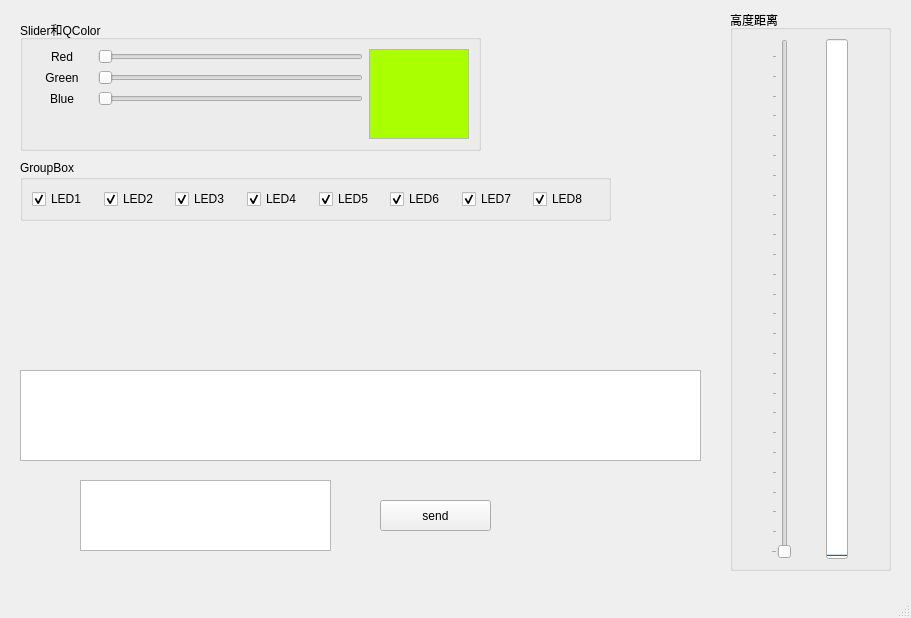
<?xml version="1.0" encoding="UTF-8"?>
<ui version="4.0">
 <class>MainWindow</class>
 <widget class="QMainWindow" name="MainWindow">
  <property name="geometry">
   <rect>
    <x>0</x>
    <y>0</y>
    <width>911</width>
    <height>618</height>
   </rect>
  </property>
  <property name="windowTitle">
   <string>MainWindow</string>
  </property>
  <widget class="QWidget" name="centralwidget">
   <widget class="QTextEdit" name="m_textEdit">
    <property name="geometry">
     <rect>
      <x>20</x>
      <y>370</y>
      <width>681</width>
      <height>91</height>
     </rect>
    </property>
   </widget>
   <widget class="QPushButton" name="m_sendButton">
    <property name="geometry">
     <rect>
      <x>380</x>
      <y>500</y>
      <width>111</width>
      <height>31</height>
     </rect>
    </property>
    <property name="text">
     <string>send</string>
    </property>
   </widget>
   <widget class="QTextEdit" name="m_outputEdit">
    <property name="geometry">
     <rect>
      <x>80</x>
      <y>480</y>
      <width>251</width>
      <height>71</height>
     </rect>
    </property>
   </widget>
   <widget class="QGroupBox" name="groupBox_2">
    <property name="geometry">
     <rect>
      <x>20</x>
      <y>20</y>
      <width>461</width>
      <height>131</height>
     </rect>
    </property>
    <property name="title">
     <string>Slider和QColor</string>
    </property>
    <layout class="QGridLayout" name="gridLayout_2">
     <item row="0" column="1">
      <widget class="QSlider" name="SliderRed">
       <property name="maximum">
        <number>255</number>
       </property>
       <property name="value">
        <number>0</number>
       </property>
       <property name="tracking">
        <bool>true</bool>
       </property>
       <property name="orientation">
        <enum>Qt::Horizontal</enum>
       </property>
       <property name="invertedAppearance">
        <bool>false</bool>
       </property>
       <property name="invertedControls">
        <bool>false</bool>
       </property>
       <property name="tickPosition">
        <enum>QSlider::NoTicks</enum>
       </property>
       <property name="tickInterval">
        <number>0</number>
       </property>
      </widget>
     </item>
     <item row="1" column="0">
      <widget class="QLabel" name="label_2">
       <property name="text">
        <string>Green</string>
       </property>
       <property name="alignment">
        <set>Qt::AlignCenter</set>
       </property>
      </widget>
     </item>
     <item row="2" column="1">
      <widget class="QSlider" name="SliderBlue">
       <property name="maximum">
        <number>255</number>
       </property>
       <property name="orientation">
        <enum>Qt::Horizontal</enum>
       </property>
      </widget>
     </item>
     <item row="2" column="0">
      <widget class="QLabel" name="label_3">
       <property name="text">
        <string>Blue</string>
       </property>
       <property name="alignment">
        <set>Qt::AlignCenter</set>
       </property>
      </widget>
     </item>
     <item row="0" column="0">
      <widget class="QLabel" name="label">
       <property name="minimumSize">
        <size>
         <width>60</width>
         <height>0</height>
        </size>
       </property>
       <property name="text">
        <string>Red</string>
       </property>
       <property name="alignment">
        <set>Qt::AlignCenter</set>
       </property>
      </widget>
     </item>
     <item row="0" column="3" rowspan="4">
      <widget class="QTextEdit" name="textEdit_2">
       <property name="maximumSize">
        <size>
         <width>100</width>
         <height>16777215</height>
        </size>
       </property>
       <property name="palette">
        <palette>
         <active>
          <colorrole role="Base">
           <brush brushstyle="SolidPattern">
            <color alpha="255">
             <red>170</red>
             <green>255</green>
             <blue>0</blue>
            </color>
           </brush>
          </colorrole>
         </active>
         <inactive>
          <colorrole role="Base">
           <brush brushstyle="SolidPattern">
            <color alpha="255">
             <red>170</red>
             <green>255</green>
             <blue>0</blue>
            </color>
           </brush>
          </colorrole>
         </inactive>
         <disabled>
          <colorrole role="Base">
           <brush brushstyle="SolidPattern">
            <color alpha="255">
             <red>240</red>
             <green>240</green>
             <blue>240</blue>
            </color>
           </brush>
          </colorrole>
         </disabled>
        </palette>
       </property>
      </widget>
     </item>
     <item row="1" column="1">
      <widget class="QSlider" name="SliderGreen">
       <property name="maximum">
        <number>255</number>
       </property>
       <property name="value">
        <number>0</number>
       </property>
       <property name="orientation">
        <enum>Qt::Horizontal</enum>
       </property>
      </widget>
     </item>
    </layout>
   </widget>
   <widget class="QGroupBox" name="groupBox_3">
    <property name="geometry">
     <rect>
      <x>730</x>
      <y>10</y>
      <width>161</width>
      <height>561</height>
     </rect>
    </property>
    <property name="minimumSize">
     <size>
      <width>0</width>
      <height>200</height>
     </size>
    </property>
    <property name="title">
     <string>高度距离</string>
    </property>
    <layout class="QHBoxLayout" name="horizontalLayout">
     <item>
      <widget class="QSlider" name="SliderV">
       <property name="maximum">
        <number>255</number>
       </property>
       <property name="value">
        <number>0</number>
       </property>
       <property name="orientation">
        <enum>Qt::Vertical</enum>
       </property>
       <property name="tickPosition">
        <enum>QSlider::TicksAbove</enum>
       </property>
      </widget>
     </item>
     <item>
      <widget class="QProgressBar" name="progBarV">
       <property name="maximum">
        <number>255</number>
       </property>
       <property name="value">
        <number>0</number>
       </property>
       <property name="alignment">
        <set>Qt::AlignLeading|Qt::AlignLeft|Qt::AlignTop</set>
       </property>
       <property name="textVisible">
        <bool>false</bool>
       </property>
       <property name="orientation">
        <enum>Qt::Vertical</enum>
       </property>
       <property name="invertedAppearance">
        <bool>false</bool>
       </property>
       <property name="textDirection">
        <enum>QProgressBar::BottomToTop</enum>
       </property>
      </widget>
     </item>
    </layout>
   </widget>
   <widget class="QGroupBox" name="groupBox">
    <property name="geometry">
     <rect>
      <x>20</x>
      <y>160</y>
      <width>591</width>
      <height>61</height>
     </rect>
    </property>
    <property name="title">
     <string>GroupBox</string>
    </property>
    <layout class="QHBoxLayout" name="horizontalLayout_2">
     <item>
      <widget class="QCheckBox" name="checkBox_1">
       <property name="text">
        <string>LED1</string>
       </property>
       <property name="checked">
        <bool>true</bool>
       </property>
      </widget>
     </item>
     <item>
      <widget class="QCheckBox" name="checkBox_2">
       <property name="text">
        <string>LED2</string>
       </property>
       <property name="checked">
        <bool>true</bool>
       </property>
      </widget>
     </item>
     <item>
      <widget class="QCheckBox" name="checkBox_3">
       <property name="text">
        <string>LED3</string>
       </property>
       <property name="checked">
        <bool>true</bool>
       </property>
      </widget>
     </item>
     <item>
      <widget class="QCheckBox" name="checkBox_4">
       <property name="text">
        <string>LED4</string>
       </property>
       <property name="checked">
        <bool>true</bool>
       </property>
      </widget>
     </item>
     <item>
      <widget class="QCheckBox" name="checkBox_5">
       <property name="text">
        <string>LED5</string>
       </property>
       <property name="checked">
        <bool>true</bool>
       </property>
      </widget>
     </item>
     <item>
      <widget class="QCheckBox" name="checkBox_6">
       <property name="text">
        <string>LED6</string>
       </property>
       <property name="checked">
        <bool>true</bool>
       </property>
      </widget>
     </item>
     <item>
      <widget class="QCheckBox" name="checkBox_7">
       <property name="text">
        <string>LED7</string>
       </property>
       <property name="checked">
        <bool>true</bool>
       </property>
      </widget>
     </item>
     <item>
      <widget class="QCheckBox" name="checkBox_8">
       <property name="text">
        <string>LED8</string>
       </property>
       <property name="checked">
        <bool>true</bool>
       </property>
      </widget>
     </item>
    </layout>
   </widget>
  </widget>
  <widget class="QMenuBar" name="menubar">
   <property name="geometry">
    <rect>
     <x>0</x>
     <y>0</y>
     <width>911</width>
     <height>22</height>
    </rect>
   </property>
  </widget>
  <widget class="QStatusBar" name="statusbar"/>
 </widget>
 <resources/>
 <connections/>
</ui>
